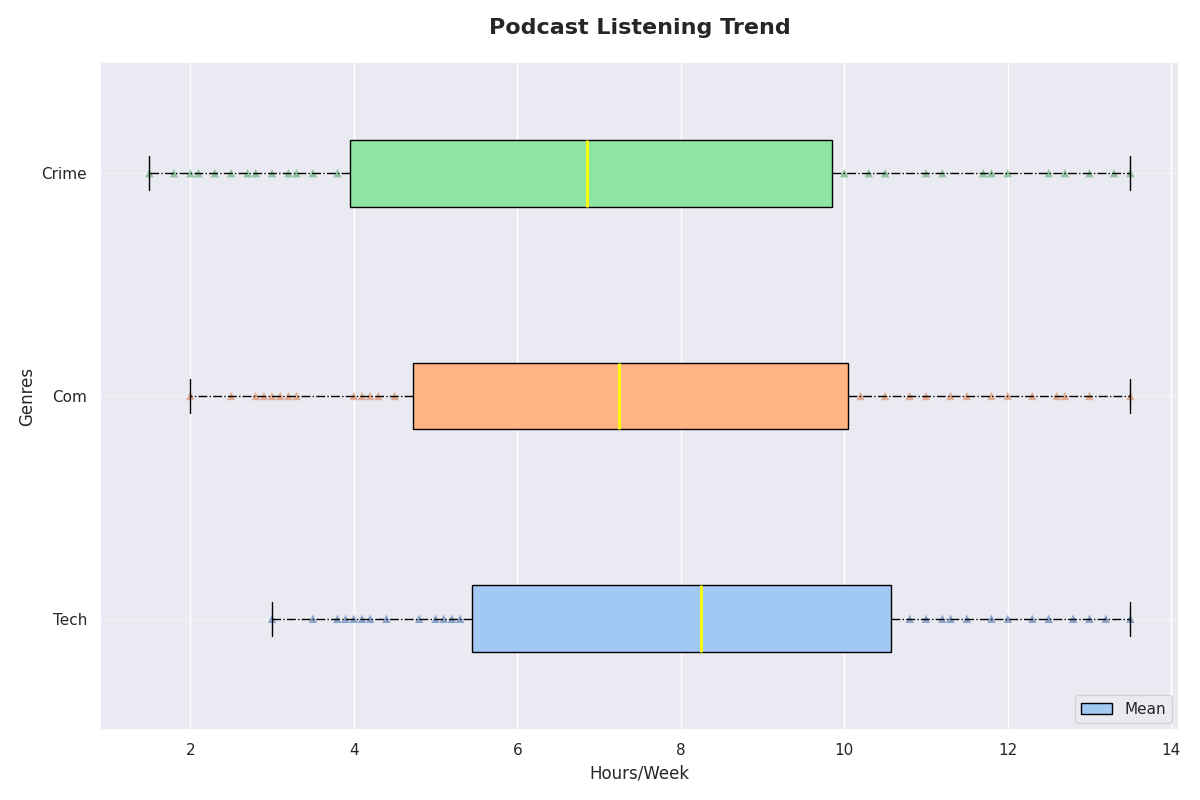

Here is the Python script that generated this plot:
import matplotlib.pyplot as plt
import numpy as np
import seaborn as sns

technology = [3, 3.5, 3.8, 4, 3.9, 4.1, 4.2, 4.4, 5, 4.8, 5.1, 5.3, 5.5, 5.6, 5.2, 5.8, 6, 6.5, 6.2, 6.8, 7, 7.3, 7.5, 7.8, 8, 8.2, 8.5, 8.3, 8.7, 9, 8.9, 9.1, 9.3, 9.5, 9.6, 10, 9.8, 10.2, 10.5, 10.8, 11, 11.3, 11.5, 11.2, 11.8, 12, 12.3, 12.5, 12.8, 13, 13.2, 13.5]
comedy = [2, 2.5, 2.8, 3, 2.9, 3.1, 3.3, 3.2, 4, 4.1, 4.3, 4.5, 4.2, 4.8, 5, 5.5, 5.2, 5.3, 5.6, 6, 6.3, 6.5, 6.2, 6.8, 7, 7.2, 7.4, 7.3, 7.8, 8, 8.3, 8.5, 8.7, 8.5, 9, 9.5, 9.8, 9.6, 10, 10.2, 10.5, 10.8, 11, 11.3, 11.5, 11.8, 12, 12.3, 12.6, 12.7, 13, 13.5]
true_crime = [1.5, 1.8, 2, 2.3, 2.1, 2.5, 2.7, 2.8, 3, 3.2, 3.5, 3.3, 3.8, 4, 4.2, 4.5, 4.3, 4.6, 5, 5.3, 5.5, 5.8, 6, 6.2, 6.5, 6.7, 7, 7.2, 7.5, 8, 8.3, 8.5, 8.2, 8.6, 9, 9.1, 9.5, 9.3, 9.8, 10, 10.3, 10.5, 11, 11.2, 11.7, 11.8, 12, 12.5, 12.7, 13, 13.3, 13.5]

data = [technology, comedy, true_crime]
genres = ['Tech', 'Com', 'Crime']

sns.set(style="darkgrid")

plt.figure(figsize=(12, 8))
box = plt.boxplot(data, patch_artist=True, labels=genres, notch=False, vert=False)

colors = sns.color_palette("pastel", len(genres))
for patch, color in zip(box['boxes'], colors):
    patch.set_facecolor(color)

for i, genre_data in enumerate(data, start=1):
    plt.scatter(genre_data, np.full_like(genre_data, i), alpha=0.6, edgecolor='none', marker='^')

means = [np.mean(genre) for genre in data]
plt.scatter(means, range(1, len(means) + 1), color='darkred', marker='x', label='Mean')

plt.setp(box['whiskers'], color='black', linestyle='-.')
plt.setp(box['caps'], color='black')
plt.setp(box['medians'], color='yellow', linewidth=2)

plt.title('Podcast Listening Trend', fontsize=16, fontweight='bold', pad=20)
plt.ylabel('Genres', fontsize=12)
plt.xlabel('Hours/Week', fontsize=12)

plt.grid(axis='y', linestyle=':', alpha=0.9)

plt.legend(['Mean'], loc='lower right')

plt.tight_layout()

plt.show()
